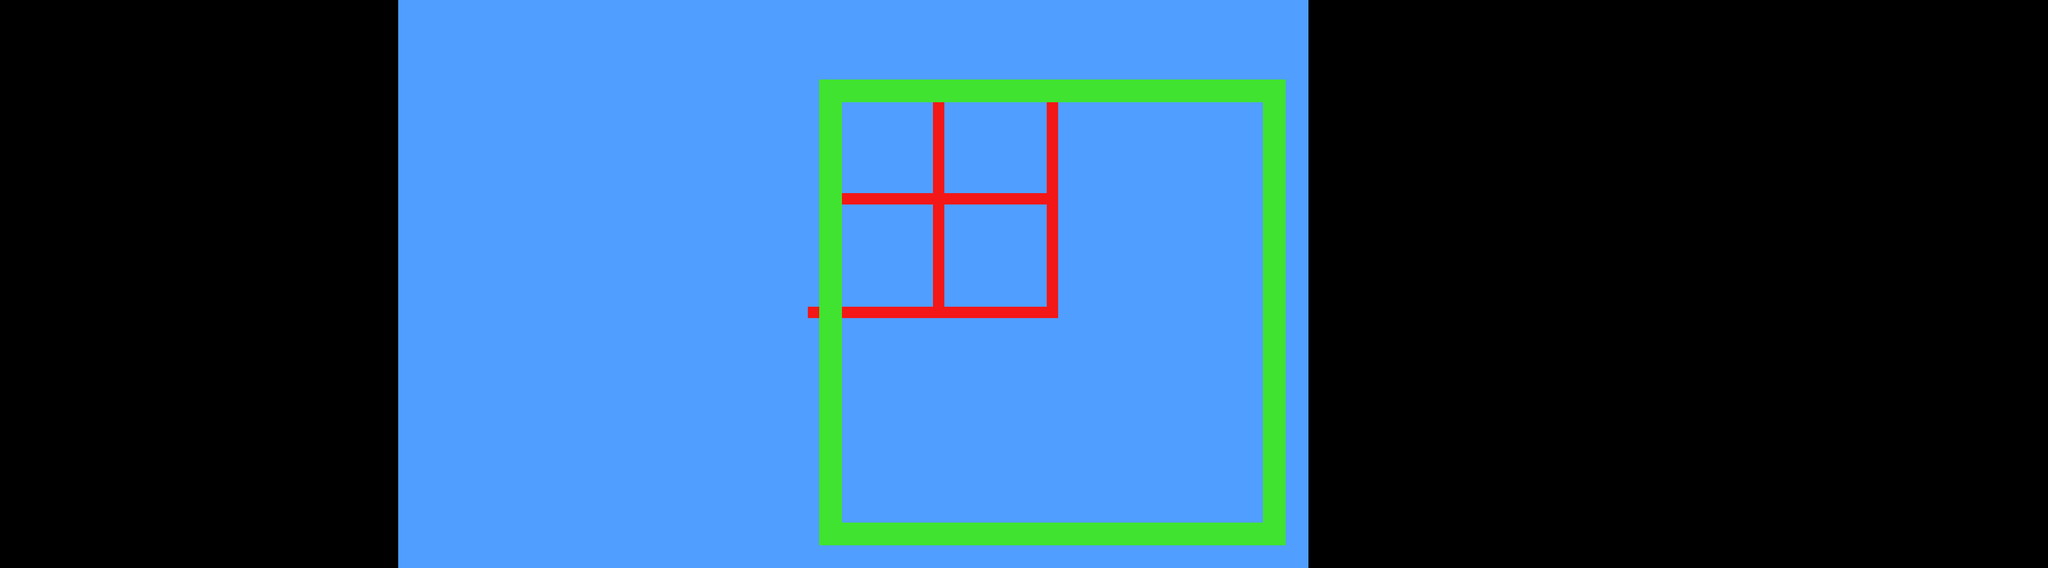

Tiled map render using the project's own tile images. Description and the map definition, with tile-layer contents summarised, below:
An orthogonal 180x50 tile map with 32x32 px tiles, 1 tile layer (Tile Layer 1) and 12 objects (4x floor, 4x coin, exit, bin, start, ...).

<map version="1.0" orientation="orthogonal" renderorder="right-down" width="180" height="50" tilewidth="32" tileheight="32" nextobjectid="13">
 <tileset firstgid="1" name="block_tileset" tilewidth="32" tileheight="32" tilecount="9" columns="3">
  <image source="../../images/block_tileset.png" width="96" height="96" />
 </tileset>
 <layer name="Tile Layer 1" width="180" height="50">
  <data>[9000 cells, 4000 non-empty, 3 distinct tile ids]</data>
 </layer>
 <objectgroup name="Exits">
  <object id="12" name="exit" x="1552" y="650" width="500" height="476">
   <properties>
    <property name="scale" type="int" value="4" />
   </properties>
  </object>
 </objectgroup>
 <objectgroup name="Bins">
  <object id="11" name="bin" x="5234" y="620" width="511" height="475">
   <properties>
    <property name="scale" type="int" value="4" />
   </properties>
  </object>
 </objectgroup>
 <objectgroup name="Floors">
  <object id="1" name="floor" x="2305" y="226" width="60" height="1309" />
  <object id="2" name="floor" x="2309" y="1475" width="1305" height="60" />
  <object id="3" name="floor" x="3553" y="227" width="61" height="1308" />
  <object id="4" name="floor" x="2306" y="226" width="1308" height="60" />
 </objectgroup>
 <objectgroup name="Locations">
  <object id="5" name="start" x="2315" y="870" width="35" height="33" />
 </objectgroup>
 <objectgroup name="Balls">
  <object id="6" name="ball" x="2713" y="787" width="25" height="26">
   <properties>
    <property name="notScalable" type="bool" value="false" />
   </properties>
  </object>
 </objectgroup>
 <objectgroup name="Coins">
  <object id="7" name="coin" x="2307" y="1507" width="26" height="27" />
  <object id="8" name="coin" x="2308" y="227.5" width="26" height="27" />
  <object id="9" name="coin" x="3586" y="228.5" width="26" height="27" />
  <object id="10" name="coin" x="3584" y="1505.5" width="26" height="27" />
 </objectgroup>
</map>
